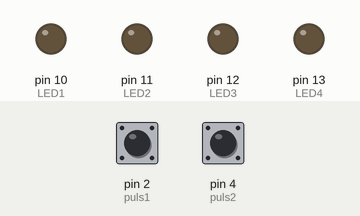
Recording of a sketch running on a simulated Arduino Uno, built with avr-gcc and run on an emulated ATmega328P. On the bench: output pins drawn as LEDs (lit = HIGH). The inputs (shaded band) are chosen by the test bench; at power-on: pin 2 (puls1) HIGH, pin 4 (puls2) HIGH.

Above: at 1.2 s.
1.3 s: pin 2 (puls1) pulled LOW for 0.15 s
At 2.7 s:
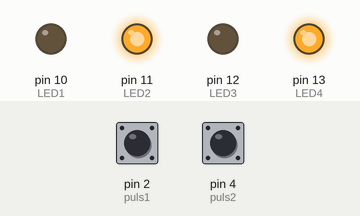
3.0 s: pin 4 (puls2) pulled LOW for 0.15 s
At 4.0 s:
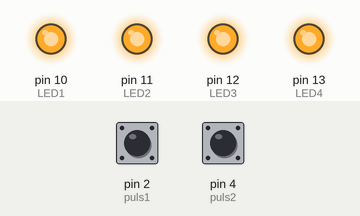
4.7 s: pin 2 (puls1) pulled LOW for 1 s
At 6.2 s:
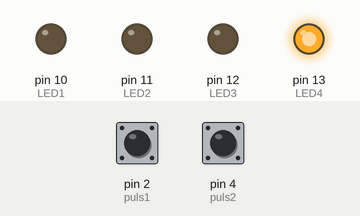
7.2 s: pin 2 (puls1) pulled LOW for 0.15 s
At 8.4 s:
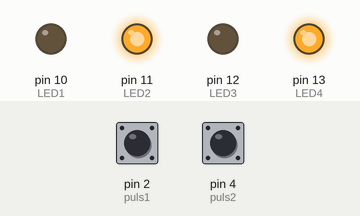
8.9 s: pin 2 (puls1) pulled LOW for 3.2 s
At 9.8 s:
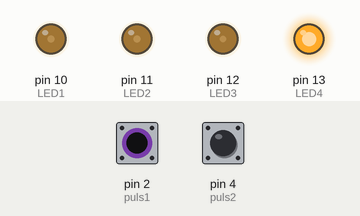
13.6 s: pin 4 (puls2) pulled LOW for 1 s
At 14.4 s:
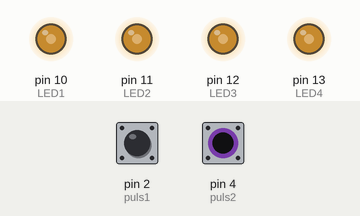
Timing chart, 0 to 16.6 s (numbered marks = the images above; inputs shaded):
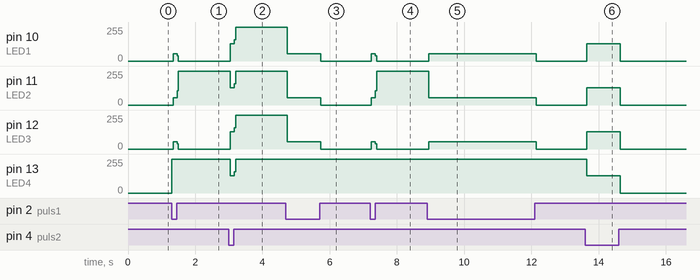

The sketch:

Ej1_4LEDS___2PULSADORES.ino
```cpp
/*Carlos ha contratado un Dj para colocar en casa 4 luces de diferentes colores,
para ello él tiene a disposicion un boton 1 que al oprimir se E/A las luces con una rutina de
tiempos diferente cada una. Se utiliza otro boton 2. para E/A las luces todas al mismo tiempo.*/

int LED1=10;
int LED2=11;
int LED3=12;
int LED4=13;
int puls1=2;
int puls2=4;
int tiempo=200;
int estado=0;
int estadosec=0;

void setup() {
  // put your setup code here, to run once:
  pinMode(LED1, OUTPUT);
  pinMode(LED2, OUTPUT);
  pinMode(LED3, OUTPUT);
  pinMode(LED4, OUTPUT);
  pinMode(puls1, INPUT);
  pinMode(puls2, INPUT);
}

void loop() {
  // put your main code here, to run repeatedly:

    int boton1= digitalRead(puls1);
    int boton2= digitalRead(puls2);

    if(boton1==LOW && estadosec==0){
      digitalWrite(LED1,HIGH);
      estadosec=1;
    }else if(boton1==LOW && estadosec==1){
      digitalWrite(LED1,LOW);
      digitalWrite(LED2,HIGH);
      estadosec=2;
    } else if(boton1==LOW && estadosec==2){
      digitalWrite(LED2,LOW);
      digitalWrite(LED3,HIGH);
      estadosec=3;
    } else if(boton1==LOW && estadosec==3){
      digitalWrite(LED3,LOW);
      digitalWrite(LED4,HIGH);
      estadosec=0;
    }


    if(boton2==LOW){
    if(estado==0){
      digitalWrite(LED1,HIGH);
      digitalWrite(LED2,HIGH);
      digitalWrite(LED3,HIGH);
      digitalWrite(LED4,HIGH);
      estado=1;
    }else{
      digitalWrite(LED1,LOW);
      digitalWrite(LED2,LOW);
      digitalWrite(LED3,LOW);
      digitalWrite(LED4,LOW);
      estado=0;
    }
    }
}
```

Measured:
- after the input at 1.3 s, pin 10 (LED1): 0/255 → 54/255 at once, → 0/255 0.12 s later; pin 11 (LED2): 0/255 → 55/255 at once, → 255/255 0.12 s later; pin 12 (LED3): 0/255 → 53/255 at once, → 0/255 0.12 s later; pin 13 (LED4): 0/255 → 255/255 at once
- after the input at 3.0 s, pin 10 (LED1), pin 12 (LED3): 0/255 → 128/255 at once, → 255/255 0.12 s later; pin 11 (LED2), pin 13 (LED4): 255/255 → 128/255 at once, → 255/255 0.12 s later
- after the input at 4.7 s, pin 10 (LED1): 255/255 → 54/255 at once, → 0/255 1.0 s later; pin 11 (LED2): 255/255 → 55/255 at once, → 0/255 1.0 s later; pin 12 (LED3): 255/255 → 53/255 at once, → 0/255 1.0 s later
- after the input at 7.2 s, pin 10 (LED1): 0/255 → 54/255 at once, → 0/255 0.12 s later; pin 11 (LED2): 0/255 → 55/255 at once, → 255/255 0.12 s later; pin 12 (LED3): 0/255 → 53/255 at once, → 0/255 0.12 s later
- after the input at 8.9 s, pin 10 (LED1): 0/255 → 54/255 at once, → 0/255 3.2 s later; pin 11 (LED2): 255/255 → 55/255 at once, → 0/255 3.2 s later; pin 12 (LED3): 0/255 → 53/255 at once, → 0/255 3.2 s later
- after the input at 13.6 s, pin 10 (LED1), pin 11 (LED2), pin 12 (LED3): 0/255 → 128/255 at once, → 0/255 1.0 s later; pin 13 (LED4): 255/255 → 128/255 at once, → 0/255 1.0 s later
